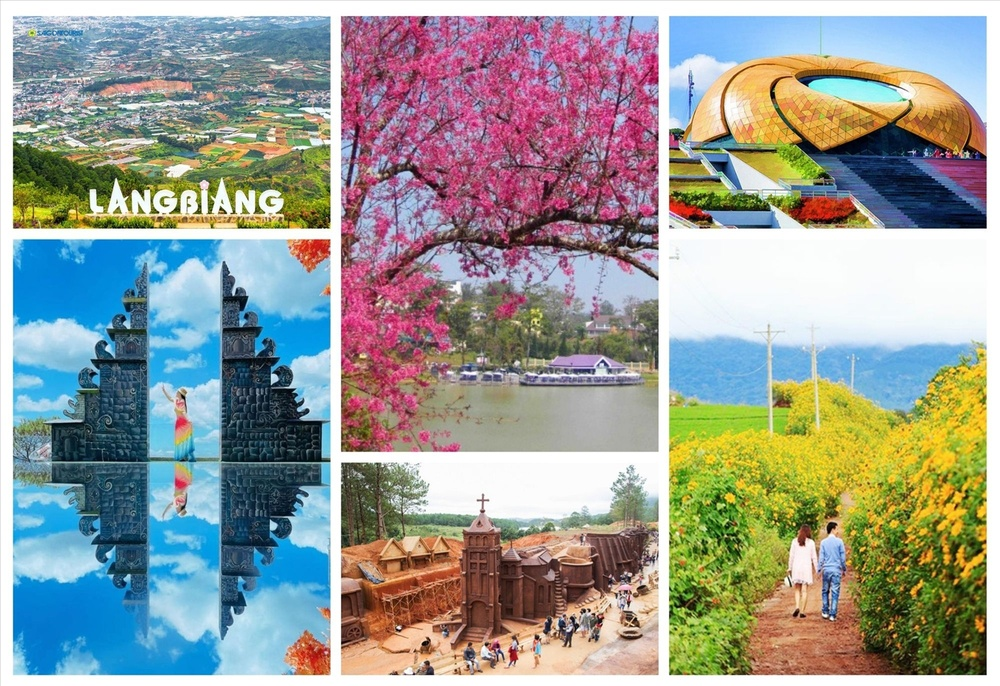
#> input picture exercise/dalat.jpg, 1000 x 686 px, shrunk from 1500 x 1029 before the run
$ jupyter execute Bai2.2.ipynb
#> lines starting #> are read from the running program, lines starting #| are printed output that depends on the picture; after the words box and inside, x2 and y2 are one past the last pixel; in counts of white or black regions, pixels touching at a corner belong together
# Phân vùng theo region (Watershed)
Sử dụng thuật toán watershed để phân vùng ảnh dựa trên các đặc trưng vùng.

[cell 1]
# Phân vùng theo region

import cv2
from PIL import Image
import numpy as np
import imageio.v2 as iio
import scipy.ndimage as nd
from scipy.ndimage import label
import matplotlib.pyplot as plt
from skimage.filters import threshold_local
data = cv2.imread('exercise/dalat.jpg')
#> data is the input picture: shape (686, 1000, 3); mean B, G, R 149.9, 155.2, 151.2
a = cv2.cvtColor(data, cv2.COLOR_BGR2GRAY)
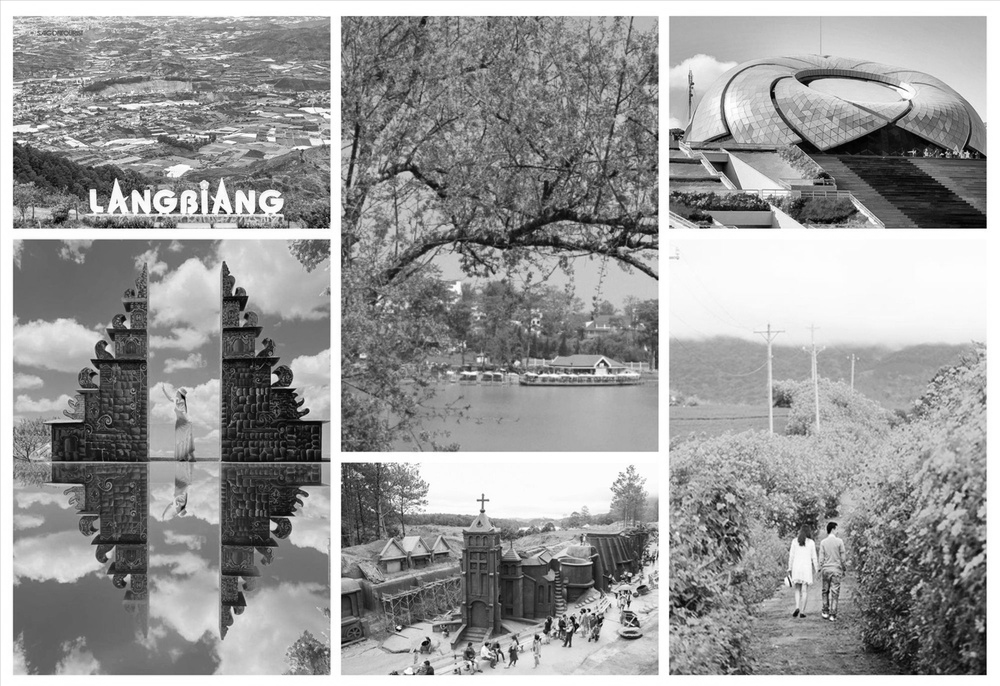
#> a: shape (686, 1000); min 0, max 255, mean 153.4

thresh, b1 = cv2.threshold(a, 0, 255, cv2.THRESH_BINARY_INV + cv2.THRESH_OTSU)
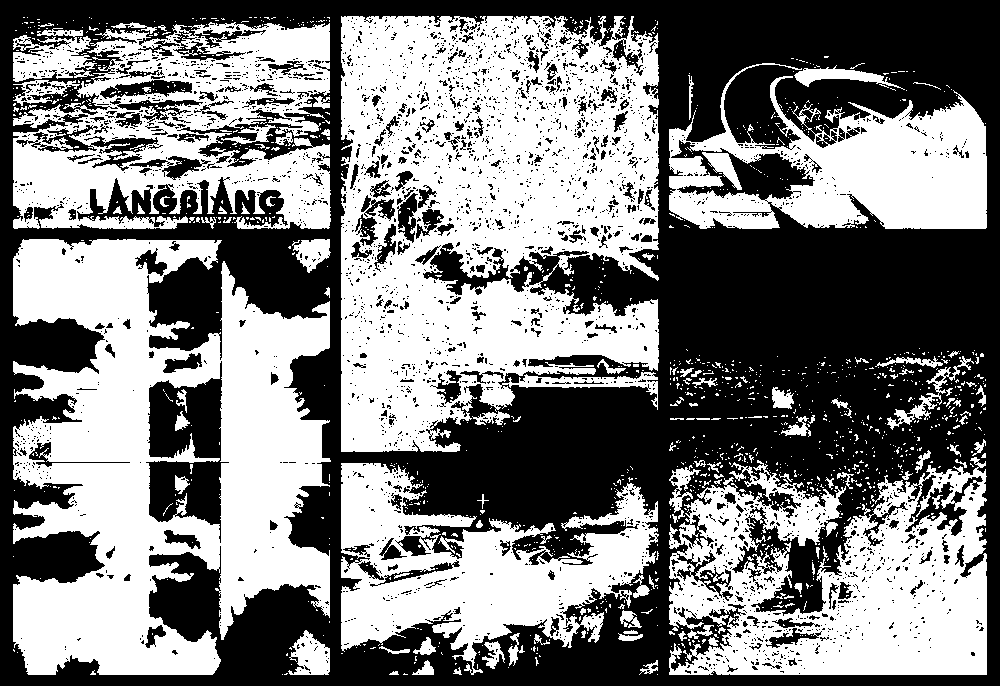
#> b1: shape (686, 1000); 49.9% white; 1372 white regions (1252 under 20 px), largest, box (x1, y1, x2, y2) and area: (341, 16, 659, 452) 99546, (13, 239, 331, 675) 83695, (669, 457, 987, 675) 43368
#> thresh = 153

# Thực hiện phép co (erosion) để loại bỏ nhiễu nhỏ
b2 = cv2.erode(b1, None, iterations=2)
#> b2: shape (686, 1000); 27.3% white; 531 white regions (366 under 20 px), largest, box (x1, y1, x2, y2) and area: (15, 241, 218, 673) 43740, (343, 54, 657, 450) 34495, (222, 267, 328, 633) 22896

# Tính khoảng cách biến đổi (distance transform)
dist_trans = cv2.distanceTransform(b2, 2, 3)
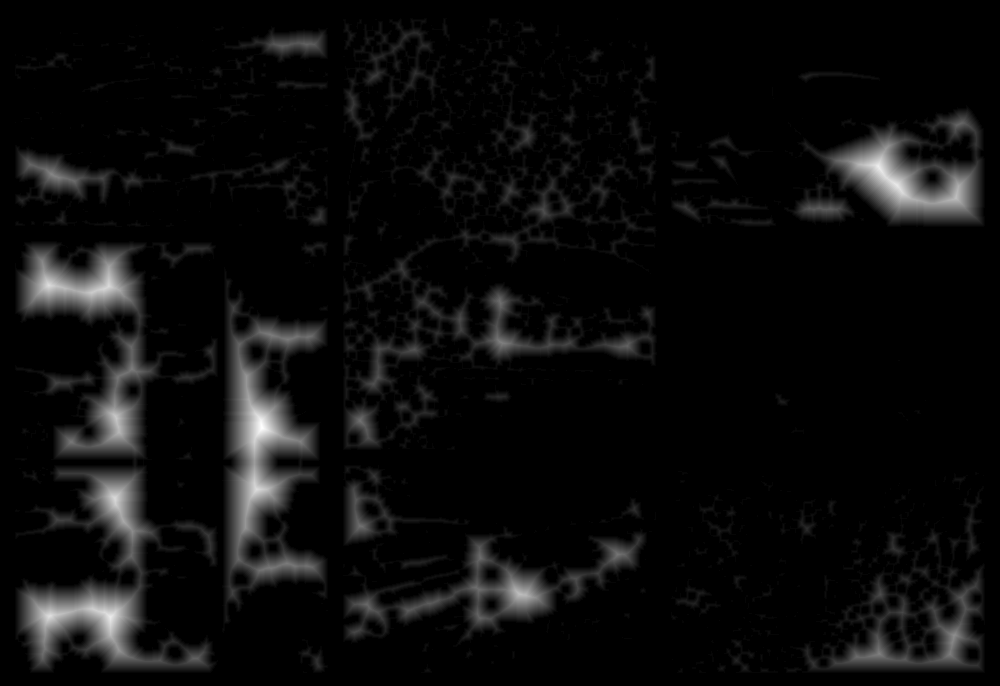
#> dist_trans: shape (686, 1000) float32; min 0, max 37.28, mean 1.8; drawn with min black and max white

# Phân ngưỡng ảnh distance transform để lấy vùng foreground
thresh, dt = cv2.threshold(dist_trans, 1, 255, cv2.THRESH_BINARY)
#> dt: shape (686, 1000) float32; 22.3% white; 409 white regions (271 under 20 px), largest, box (x1, y1, x2, y2) and area: (16, 242, 217, 672) 39461, (223, 271, 327, 624) 21375, (344, 154, 656, 449) 21081
labelled, ncc = label(dt)
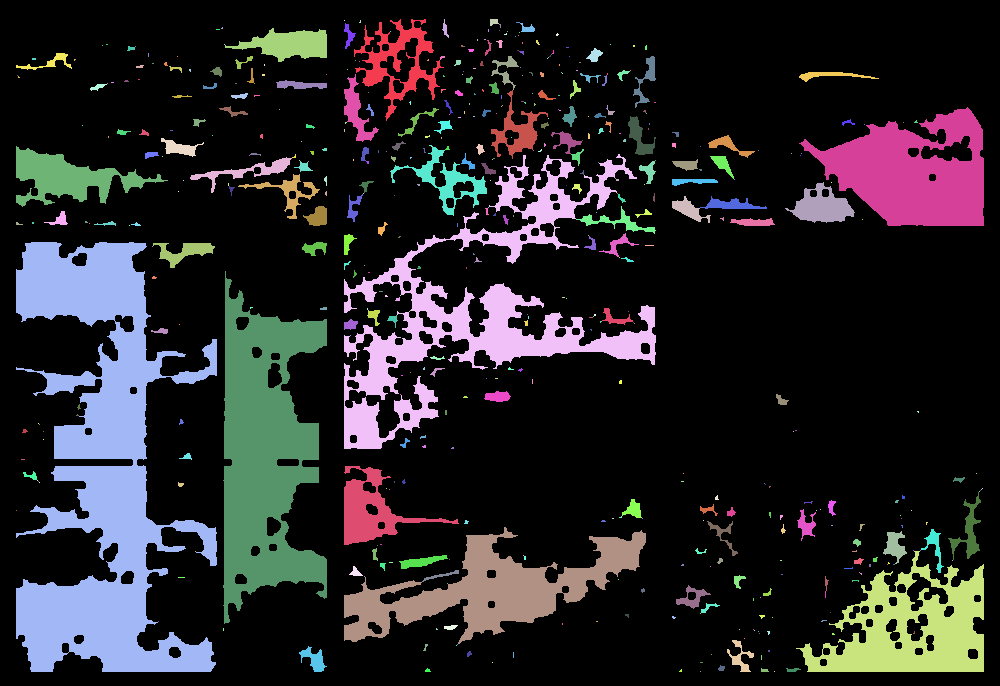
#> labelled: shape (686, 1000) int32; 508 distinct labels, from 0 to 507; one colour per label, 0 black
#> ncc = 507
labelled = labelled.astype(np.int32)
cv2.watershed(data, labelled)
b = Image.fromarray(labelled)
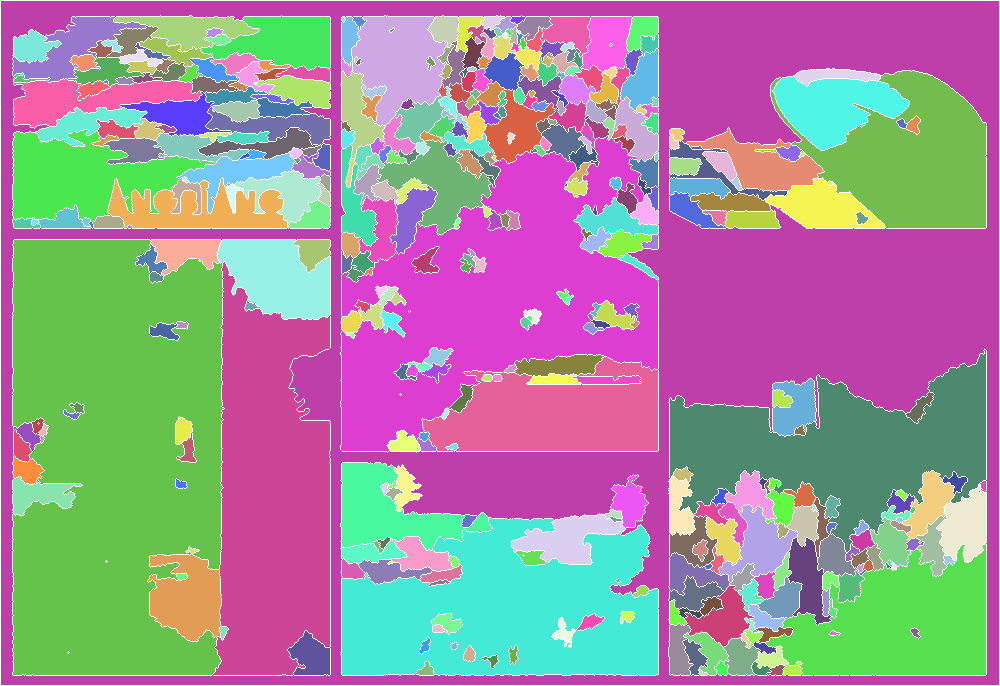
#> b: PIL image 1000x686 I; 509 distinct labels, from -1 to 507; one colour per label, 0 black, -1 white


# Hiển thị kết quả
plt.imshow(b)
plt.show()
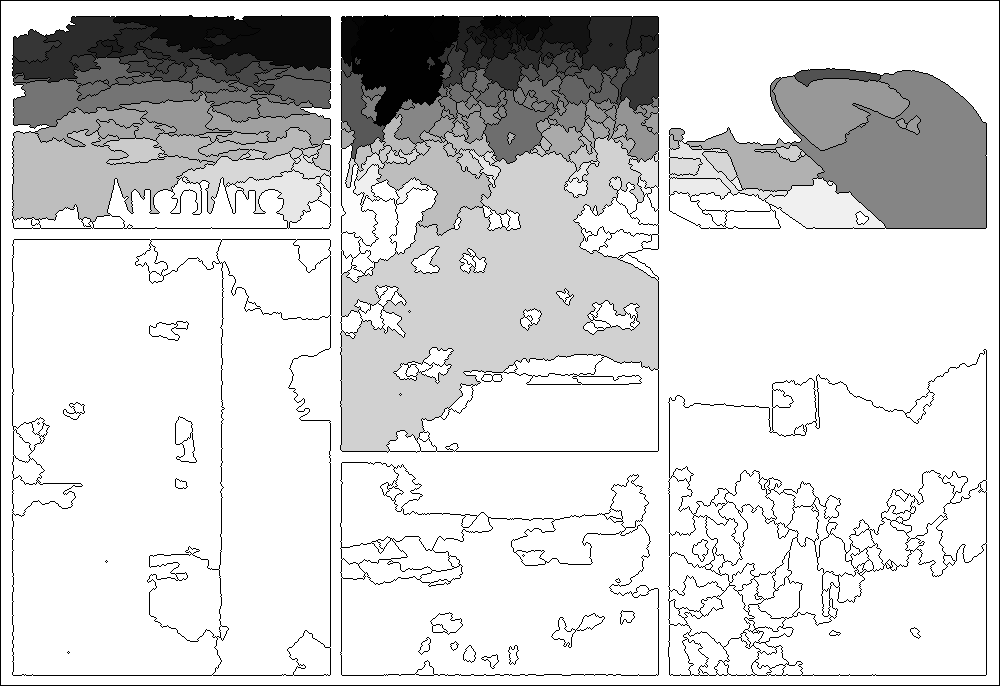
#> shown: shape (686, 1000, 4); mean R, G, B, A 213.6, 213.6, 213.6, 255

$ run again, with exercise/ho_xuan_huong.jpg copied over exercise/dalat.jpg
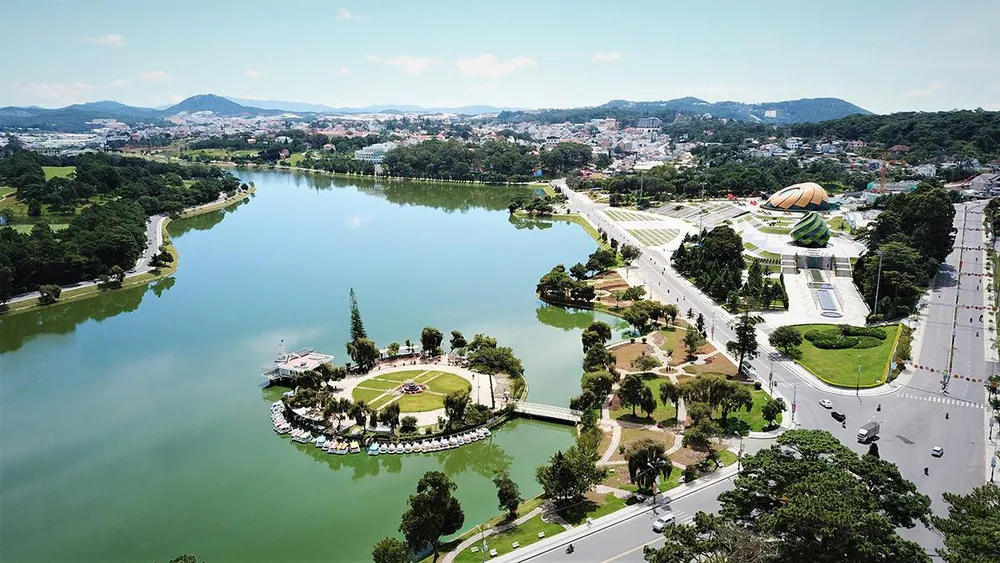
#> input picture exercise/ho_xuan_huong.jpg, 1000 x 563 px
#> data is the input picture: shape (563, 1000, 3); mean B, G, R 142.2, 148.7, 129.8
#> `thresh, b1 = cv2.threshold(a, 0, 255, cv2.THRESH_BINARY_INV + cv2.THRE..`:
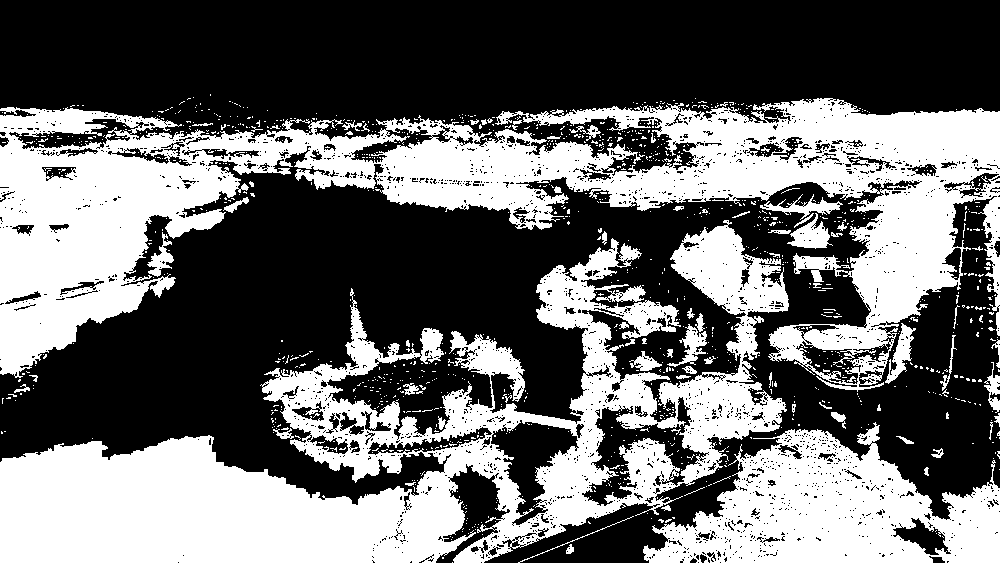
#> b1: shape (563, 1000); 41.7% white; 1154 white regions (1082 under 20 px), largest, box (x1, y1, x2, y2) and area: (0, 98, 1000, 392) 102296, (0, 220, 789, 563) 94662, (643, 422, 1000, 563) 27668
#> thresh = 132
#> b2: shape (563, 1000); 24.7% white; 316 white regions (200 under 20 px), largest, box (x1, y1, x2, y2) and area: (0, 438, 462, 563) 40677, (0, 138, 234, 372) 25101, (577, 101, 1000, 200) 15051
#> dt: shape (563, 1000) float32; 20.9% white; 257 white regions (138 under 20 px), largest, box (x1, y1, x2, y2) and area: (0, 439, 401, 563) 36522, (0, 143, 233, 371) 22691, (755, 452, 930, 563) 7622
#> labelled: shape (563, 1000) int32; 310 distinct labels, from 0 to 309
#> ncc = 309
#> b: PIL image 1000x563 I; 310 distinct labels, from -1 to 309
#> `plt.show()`:
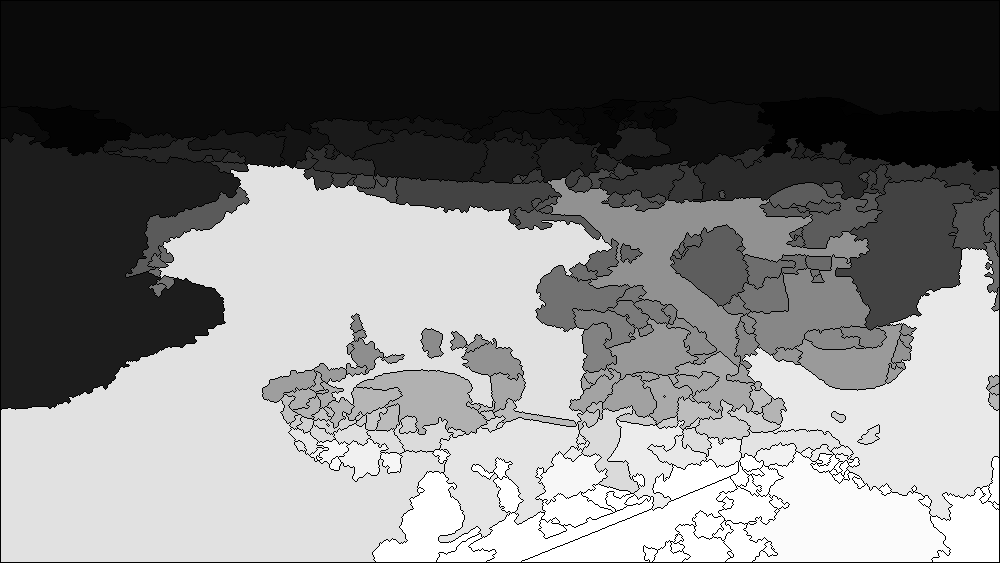
#> shown: shape (563, 1000, 4); mean R, G, B, A 122.6, 122.6, 122.6, 255
